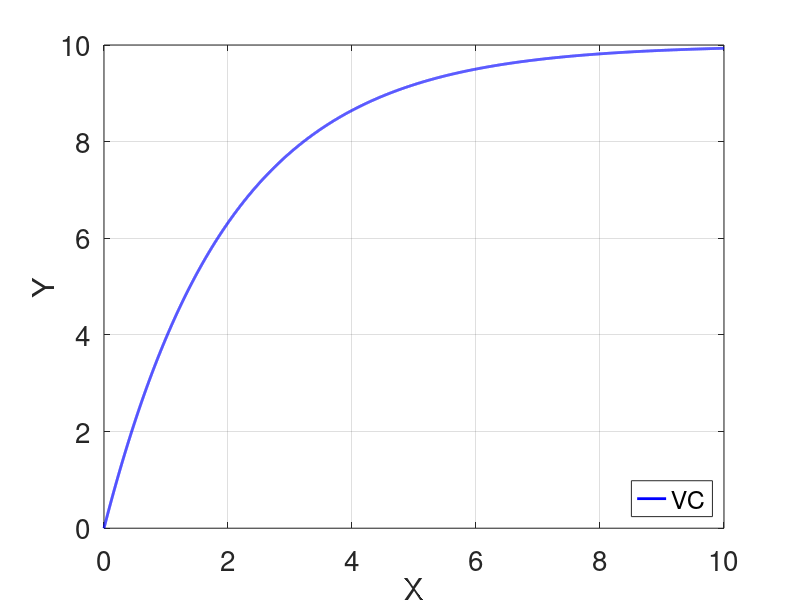

This chart was generated by the following MATLAB code:
%%============================================================================
%%                    Configuration
%%============================================================================

clc
clear
close all

%%============================================================================
%%                    Main Code
%%============================================================================

Vin = 10            %% Inicial Coltage  
R   = 1*10^(3)      %% Resistence
C   = 2000*10^(-6)  %% Capacitance

t0 = linspace(0,10,10000);
y0 = Vin*(1 - e.^(-(1/(R*C)).*t0));


LW = 2;     %Line Width
FS = 20;    %Font Size

plot(t0, y0, 'linewidth', LW, 'b')
  
xlabel("X", "fontsize",FS); %Legend X
ylabel("Y", "fontsize",FS); %Legend Y

axis ([0 10 0 10]); grid; set(gca , "fontsize", FS); %Format

legend("VC", "location", "southeast") %Legend Data